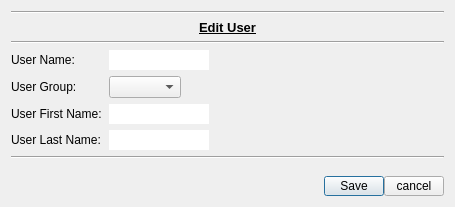
<?xml version="1.0" encoding="UTF-8"?>
<ui version="4.0">
 <class>dial_users</class>
 <widget class="QDialog" name="dial_users">
  <property name="geometry">
   <rect>
    <x>0</x>
    <y>0</y>
    <width>455</width>
    <height>207</height>
   </rect>
  </property>
  <property name="windowTitle">
   <string>Users Dialog</string>
  </property>
  <layout class="QGridLayout" name="gridLayout">
   <item row="7" column="0">
    <widget class="Line" name="line">
     <property name="orientation">
      <enum>Qt::Horizontal</enum>
     </property>
    </widget>
   </item>
   <item row="1" column="0">
    <widget class="QLabel" name="l_message">
     <property name="maximumSize">
      <size>
       <width>16777215</width>
       <height>16777215</height>
      </size>
     </property>
     <property name="font">
      <font>
       <pointsize>10</pointsize>
       <weight>75</weight>
       <bold>true</bold>
       <underline>true</underline>
      </font>
     </property>
     <property name="text">
      <string>Edit User</string>
     </property>
     <property name="alignment">
      <set>Qt::AlignCenter</set>
     </property>
    </widget>
   </item>
   <item row="0" column="0">
    <widget class="Line" name="line_3">
     <property name="orientation">
      <enum>Qt::Horizontal</enum>
     </property>
    </widget>
   </item>
   <item row="2" column="0">
    <widget class="Line" name="line_2">
     <property name="orientation">
      <enum>Qt::Horizontal</enum>
     </property>
    </widget>
   </item>
   <item row="3" column="0">
    <layout class="QHBoxLayout" name="hl_useName">
     <item>
      <widget class="QLabel" name="l_userName">
       <property name="minimumSize">
        <size>
         <width>92</width>
         <height>0</height>
        </size>
       </property>
       <property name="maximumSize">
        <size>
         <width>92</width>
         <height>16777215</height>
        </size>
       </property>
       <property name="text">
        <string>User Name: </string>
       </property>
      </widget>
     </item>
     <item>
      <widget class="QLineEdit" name="le_userName">
       <property name="minimumSize">
        <size>
         <width>100</width>
         <height>0</height>
        </size>
       </property>
       <property name="maximumSize">
        <size>
         <width>100</width>
         <height>16777215</height>
        </size>
       </property>
       <property name="frame">
        <bool>false</bool>
       </property>
      </widget>
     </item>
     <item>
      <spacer name="horizontalSpacer_4">
       <property name="orientation">
        <enum>Qt::Horizontal</enum>
       </property>
       <property name="sizeHint" stdset="0">
        <size>
         <width>40</width>
         <height>20</height>
        </size>
       </property>
      </spacer>
     </item>
    </layout>
   </item>
   <item row="5" column="0">
    <layout class="QHBoxLayout" name="hl_useFirstName">
     <item>
      <widget class="QLabel" name="l_userFirstName">
       <property name="minimumSize">
        <size>
         <width>92</width>
         <height>0</height>
        </size>
       </property>
       <property name="maximumSize">
        <size>
         <width>92</width>
         <height>16777215</height>
        </size>
       </property>
       <property name="text">
        <string>User First Name: </string>
       </property>
      </widget>
     </item>
     <item>
      <widget class="QLineEdit" name="le_userFirstName">
       <property name="minimumSize">
        <size>
         <width>100</width>
         <height>0</height>
        </size>
       </property>
       <property name="maximumSize">
        <size>
         <width>100</width>
         <height>16777215</height>
        </size>
       </property>
       <property name="frame">
        <bool>false</bool>
       </property>
      </widget>
     </item>
     <item>
      <spacer name="horizontalSpacer_5">
       <property name="orientation">
        <enum>Qt::Horizontal</enum>
       </property>
       <property name="sizeHint" stdset="0">
        <size>
         <width>40</width>
         <height>20</height>
        </size>
       </property>
      </spacer>
     </item>
    </layout>
   </item>
   <item row="4" column="0">
    <layout class="QHBoxLayout" name="hl_useGroup">
     <item>
      <widget class="QLabel" name="l_userGroup">
       <property name="minimumSize">
        <size>
         <width>92</width>
         <height>0</height>
        </size>
       </property>
       <property name="maximumSize">
        <size>
         <width>92</width>
         <height>16777215</height>
        </size>
       </property>
       <property name="text">
        <string>User Group: </string>
       </property>
      </widget>
     </item>
     <item>
      <widget class="QComboBox" name="cb_userGroup"/>
     </item>
     <item>
      <spacer name="horizontalSpacer_7">
       <property name="orientation">
        <enum>Qt::Horizontal</enum>
       </property>
       <property name="sizeHint" stdset="0">
        <size>
         <width>40</width>
         <height>20</height>
        </size>
       </property>
      </spacer>
     </item>
    </layout>
   </item>
   <item row="6" column="0">
    <layout class="QHBoxLayout" name="hl_useLastName">
     <item>
      <widget class="QLabel" name="l_userLastName">
       <property name="minimumSize">
        <size>
         <width>92</width>
         <height>0</height>
        </size>
       </property>
       <property name="maximumSize">
        <size>
         <width>92</width>
         <height>16777215</height>
        </size>
       </property>
       <property name="text">
        <string>User Last Name: </string>
       </property>
      </widget>
     </item>
     <item>
      <widget class="QLineEdit" name="le_userLastName">
       <property name="minimumSize">
        <size>
         <width>100</width>
         <height>0</height>
        </size>
       </property>
       <property name="maximumSize">
        <size>
         <width>100</width>
         <height>16777215</height>
        </size>
       </property>
       <property name="frame">
        <bool>false</bool>
       </property>
      </widget>
     </item>
     <item>
      <spacer name="horizontalSpacer_6">
       <property name="orientation">
        <enum>Qt::Horizontal</enum>
       </property>
       <property name="sizeHint" stdset="0">
        <size>
         <width>40</width>
         <height>20</height>
        </size>
       </property>
      </spacer>
     </item>
    </layout>
   </item>
   <item row="9" column="0">
    <layout class="QHBoxLayout" name="hl_buttons">
     <property name="spacing">
      <number>0</number>
     </property>
     <item>
      <spacer name="horizontalSpacer">
       <property name="orientation">
        <enum>Qt::Horizontal</enum>
       </property>
       <property name="sizeHint" stdset="0">
        <size>
         <width>40</width>
         <height>10</height>
        </size>
       </property>
      </spacer>
     </item>
     <item>
      <widget class="QPushButton" name="pb_save">
       <property name="maximumSize">
        <size>
         <width>60</width>
         <height>20</height>
        </size>
       </property>
       <property name="text">
        <string>Save</string>
       </property>
      </widget>
     </item>
     <item>
      <widget class="QPushButton" name="pb_cancel">
       <property name="maximumSize">
        <size>
         <width>60</width>
         <height>20</height>
        </size>
       </property>
       <property name="text">
        <string>cancel</string>
       </property>
      </widget>
     </item>
    </layout>
   </item>
   <item row="8" column="0">
    <spacer name="verticalSpacer">
     <property name="orientation">
      <enum>Qt::Vertical</enum>
     </property>
     <property name="sizeHint" stdset="0">
      <size>
       <width>20</width>
       <height>40</height>
      </size>
     </property>
    </spacer>
   </item>
  </layout>
 </widget>
 <tabstops>
  <tabstop>le_userName</tabstop>
  <tabstop>cb_userGroup</tabstop>
  <tabstop>le_userFirstName</tabstop>
  <tabstop>le_userLastName</tabstop>
  <tabstop>pb_save</tabstop>
  <tabstop>pb_cancel</tabstop>
 </tabstops>
 <resources/>
 <connections/>
</ui>
